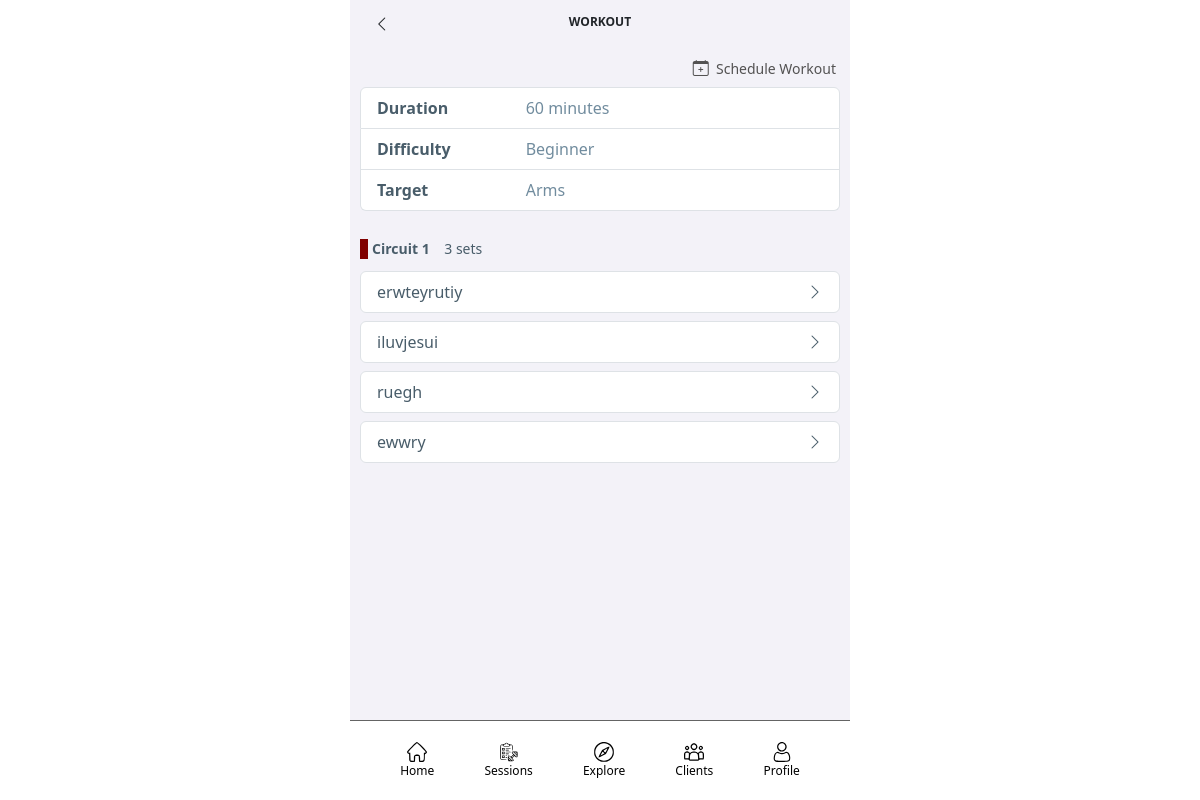
Before: /fitnessApp/workouts/150/details (signed in) with the older database file.
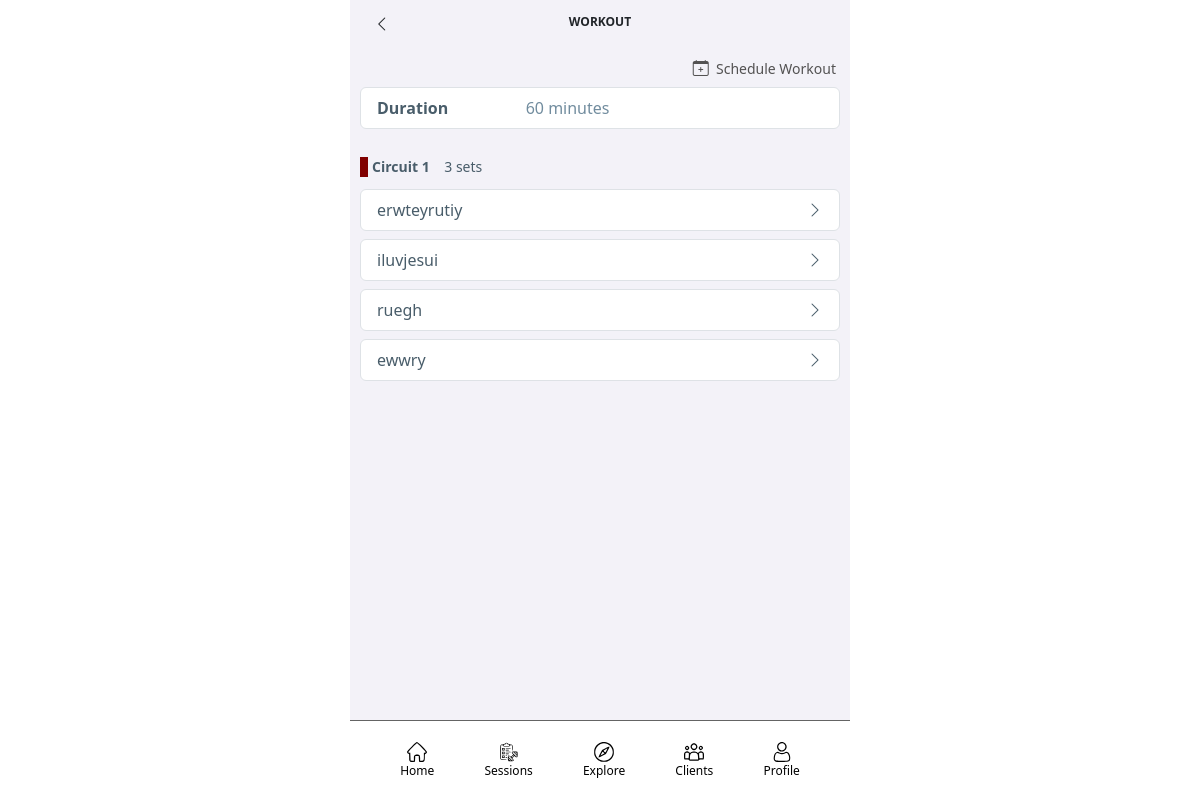
After: the same page with the newer database file.
### fitnessApp/models/workout_models.py (models this page shows, shortened)
class Workout(models.Model):
    name = models.CharField(max_length=200)
    description = models.CharField(max_length=500, blank=True)
    duration = models.IntegerField(default = 60)
    difficulty_level = models.CharField(max_length=20, choices=DIFFICULTY_LEVEL_CHOICES, default="UNSPECIFIED")
    target = models.CharField(max_length=20, choices=TARGET_CHOICES, default="UNSPECIFIED")
    public_flag = models.BooleanField(default=False)
    personalized_flag = models.BooleanField(default=False)
    video_id = models.CharField(max_length=50, blank=True)
    creator = models.ForeignKey(FitnessAppPerson, on_delete=models.SET_NULL, null=True)

### fitnessApp/views/workout_views.py (the view)
# urls.py: path("workouts/<int:pk>/details", WorkoutDetailView.as_view(), name="workout-detail"),
class WorkoutDetailView(LoginRequiredMixin, DetailView):
    model = Workout
    template_name = "workout_detail.html"

### fitnessApp/templates/workout_detail.html
{% extends "base/base.html" %}
{% block title %}Workout{% endblock %}
{% block header-left-link %}{% url 'workouts' %}{% endblock %}
{% block header-left-icon %}<i class="bi bi-chevron-left"></i>{% endblock %}
{% block content %}
    <div>
        <div class="row mb-2">
            <div class="col text-end pe-3">
                <a class="fitnessapp-profile-item" href="{% url 'workoutsession-create' object.id %}">
                    <i class="bi bi-calendar-plus"></i><span><small>&nbsp;&nbsp;Schedule Workout</small></span>
                </a>
            </div>
        </div>
        {% include 'workout_detail_card.html' with workoutObject=object %}
    </div>
{% endblock %}

### fitnessApp/templates/workout_detail_card.html
        <ul class="list-group">
            <li class="list-group-item">
                <div class="workout-detail-attribute">
                    <div class="fitnessapp-text-color-header"><span><b>Duration</b></span></div>
                    <div class="fitnessapp-text-color-content">{{workoutObject.duration}} minutes</div>
                </div>
            </li>
            {% if workoutObject.difficulty_level != "UNSPECIFIED" %}
            <li class="list-group-item">
                <div class="workout-detail-attribute">
                    <div class="fitnessapp-text-color-header"><span><b>Difficulty</b></span></div>
                    <div class="fitnessapp-text-color-content">{{workoutObject.get_difficulty_level_display}}</div>
                </div>
            </li>
            {% endif %}
            {% if workoutObject.target != "UNSPECIFIED" %}
            <li class="list-group-item">
                <div class="workout-detail-attribute">
                    <div class="fitnessapp-text-color-header"><span><b>Target</b></span></div>
                    <div class="fitnessapp-text-color-content">{{workoutObject.get_target_display}}</div>
                </div>
            </li>
            {% endif %}
        </ul>
        {% for workoutcircuit in workoutObject.workoutcircuit_set.all %}
            <div class="workout-circuit-heading"><small><b>{{ workoutcircuit.name }} &nbsp;&nbsp;&nbsp;</b>{{ workoutcircuit.sets }} sets</small></div>
                    {% for circuitexercise in workoutcircuit.circuitexercise_set.all %}
                        {% include 'exercise_card.html' with item=circuitexercise.exercise %}
                    {% endfor %}
        {% endfor %}

Changed rows visible on the page:
changed Workout: difficulty_level "Beginner" → (not shown); target "Arms" → (not shown)
Other visible differences:
text no longer shown: "Difficulty Target"
